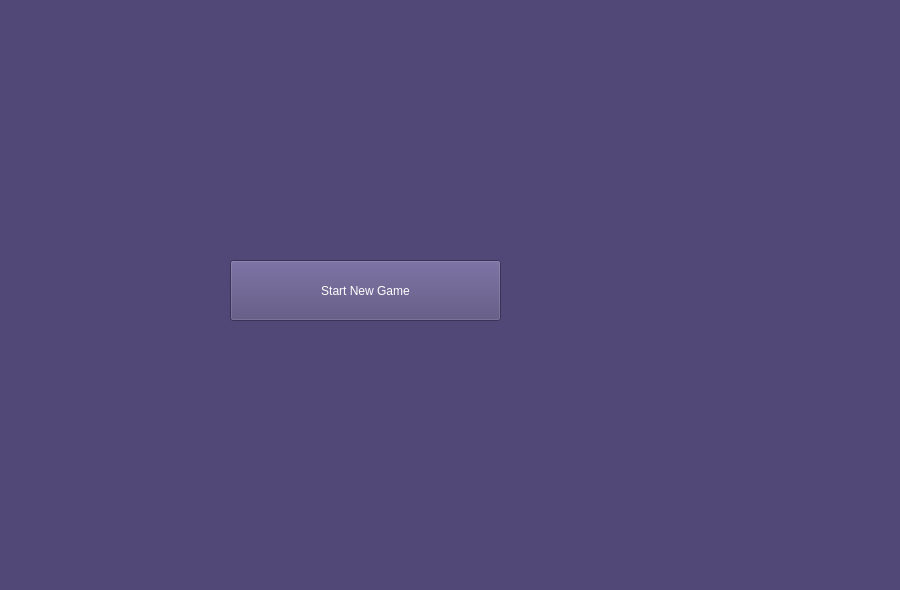
<?xml version="1.0" encoding="UTF-8"?>
<ui version="4.0">
 <class>Form</class>
 <widget class="QWidget" name="Form">
  <property name="geometry">
   <rect>
    <x>0</x>
    <y>0</y>
    <width>900</width>
    <height>590</height>
   </rect>
  </property>
  <property name="sizePolicy">
   <sizepolicy hsizetype="Fixed" vsizetype="Fixed">
    <horstretch>0</horstretch>
    <verstretch>0</verstretch>
   </sizepolicy>
  </property>
  <property name="maximumSize">
   <size>
    <width>900</width>
    <height>590</height>
   </size>
  </property>
  <property name="windowTitle">
   <string>Travellers</string>
  </property>
  <property name="windowOpacity">
   <double>1.000000000000000</double>
  </property>
  <property name="autoFillBackground">
   <bool>false</bool>
  </property>
  <property name="styleSheet">
   <string notr="true"/>
  </property>
  <widget class="QLabel" name="board">
   <property name="geometry">
    <rect>
     <x>0</x>
     <y>0</y>
     <width>1000</width>
     <height>591</height>
    </rect>
   </property>
   <property name="styleSheet">
    <string notr="true">background-color:rgb(82,72,120);margin-right:auto;</string>
   </property>
   <property name="text">
    <string/>
   </property>
   <property name="pixmap">
    <pixmap>img/board.svg</pixmap>
   </property>
  </widget>
  <widget class="QLabel" name="tile_13">
   <property name="geometry">
    <rect>
     <x>156</x>
     <y>334</y>
     <width>101</width>
     <height>111</height>
    </rect>
   </property>
   <property name="styleSheet">
    <string notr="true">background-color:none;</string>
   </property>
   <property name="text">
    <string/>
   </property>
   <property name="pixmap">
    <pixmap>img/tile.svg</pixmap>
   </property>
  </widget>
  <widget class="QLabel" name="tile_01">
   <property name="geometry">
    <rect>
     <x>205</x>
     <y>57</y>
     <width>101</width>
     <height>111</height>
    </rect>
   </property>
   <property name="styleSheet">
    <string notr="true">background-color:none;</string>
   </property>
   <property name="text">
    <string/>
   </property>
   <property name="pixmap">
    <pixmap>img/tile.svg</pixmap>
   </property>
  </widget>
  <widget class="QLabel" name="tile_02">
   <property name="geometry">
    <rect>
     <x>310</x>
     <y>58</y>
     <width>101</width>
     <height>111</height>
    </rect>
   </property>
   <property name="styleSheet">
    <string notr="true">background-color:none;</string>
   </property>
   <property name="text">
    <string/>
   </property>
   <property name="pixmap">
    <pixmap>img/tile.svg</pixmap>
   </property>
  </widget>
  <widget class="QLabel" name="tile_03">
   <property name="geometry">
    <rect>
     <x>416</x>
     <y>58</y>
     <width>101</width>
     <height>111</height>
    </rect>
   </property>
   <property name="styleSheet">
    <string notr="true">background-color:none;</string>
   </property>
   <property name="text">
    <string/>
   </property>
   <property name="pixmap">
    <pixmap>img/tile.svg</pixmap>
   </property>
  </widget>
  <widget class="QLabel" name="tile_04">
   <property name="geometry">
    <rect>
     <x>154</x>
     <y>151</y>
     <width>101</width>
     <height>111</height>
    </rect>
   </property>
   <property name="styleSheet">
    <string notr="true">background-color:none;</string>
   </property>
   <property name="text">
    <string/>
   </property>
   <property name="pixmap">
    <pixmap>img/tile.svg</pixmap>
   </property>
  </widget>
  <widget class="QLabel" name="tile_06">
   <property name="geometry">
    <rect>
     <x>363</x>
     <y>150</y>
     <width>101</width>
     <height>111</height>
    </rect>
   </property>
   <property name="styleSheet">
    <string notr="true">background-color:none;</string>
   </property>
   <property name="text">
    <string/>
   </property>
   <property name="pixmap">
    <pixmap>img/tile.svg</pixmap>
   </property>
  </widget>
  <widget class="QLabel" name="tile_05">
   <property name="geometry">
    <rect>
     <x>259</x>
     <y>150</y>
     <width>101</width>
     <height>111</height>
    </rect>
   </property>
   <property name="styleSheet">
    <string notr="true">background-color:none;</string>
   </property>
   <property name="text">
    <string/>
   </property>
   <property name="pixmap">
    <pixmap>img/tile.svg</pixmap>
   </property>
  </widget>
  <widget class="QLabel" name="tile_07">
   <property name="geometry">
    <rect>
     <x>468</x>
     <y>150</y>
     <width>101</width>
     <height>111</height>
    </rect>
   </property>
   <property name="styleSheet">
    <string notr="true">background-color:none;</string>
   </property>
   <property name="text">
    <string/>
   </property>
   <property name="pixmap">
    <pixmap>img/tile.svg</pixmap>
   </property>
  </widget>
  <widget class="QLabel" name="tile_09">
   <property name="geometry">
    <rect>
     <x>207</x>
     <y>242</y>
     <width>101</width>
     <height>111</height>
    </rect>
   </property>
   <property name="styleSheet">
    <string notr="true">background-color:none;</string>
   </property>
   <property name="text">
    <string/>
   </property>
   <property name="pixmap">
    <pixmap>img/tile.svg</pixmap>
   </property>
  </widget>
  <widget class="QLabel" name="tile_11">
   <property name="geometry">
    <rect>
     <x>416</x>
     <y>240</y>
     <width>101</width>
     <height>111</height>
    </rect>
   </property>
   <property name="styleSheet">
    <string notr="true">background-color:none;</string>
   </property>
   <property name="text">
    <string/>
   </property>
   <property name="pixmap">
    <pixmap>img/tile.svg</pixmap>
   </property>
  </widget>
  <widget class="QLabel" name="tile_08">
   <property name="geometry">
    <rect>
     <x>103</x>
     <y>241</y>
     <width>101</width>
     <height>111</height>
    </rect>
   </property>
   <property name="styleSheet">
    <string notr="true">background-color:none;</string>
   </property>
   <property name="text">
    <string/>
   </property>
   <property name="pixmap">
    <pixmap>img/tile.svg</pixmap>
   </property>
  </widget>
  <widget class="QLabel" name="tile_10">
   <property name="geometry">
    <rect>
     <x>311</x>
     <y>240</y>
     <width>101</width>
     <height>111</height>
    </rect>
   </property>
   <property name="styleSheet">
    <string notr="true">background-color:none;</string>
   </property>
   <property name="text">
    <string/>
   </property>
   <property name="pixmap">
    <pixmap>img/tile.svg</pixmap>
   </property>
  </widget>
  <widget class="QLabel" name="tile_12">
   <property name="geometry">
    <rect>
     <x>520</x>
     <y>241</y>
     <width>101</width>
     <height>111</height>
    </rect>
   </property>
   <property name="styleSheet">
    <string notr="true">background-color:none;</string>
   </property>
   <property name="text">
    <string/>
   </property>
   <property name="pixmap">
    <pixmap>img/tile.svg</pixmap>
   </property>
  </widget>
  <widget class="QLabel" name="tile_14">
   <property name="geometry">
    <rect>
     <x>259</x>
     <y>333</y>
     <width>101</width>
     <height>111</height>
    </rect>
   </property>
   <property name="styleSheet">
    <string notr="true">background-color:none;</string>
   </property>
   <property name="text">
    <string/>
   </property>
   <property name="pixmap">
    <pixmap>img/tile.svg</pixmap>
   </property>
  </widget>
  <widget class="QLabel" name="tile_19">
   <property name="geometry">
    <rect>
     <x>417</x>
     <y>424</y>
     <width>100</width>
     <height>111</height>
    </rect>
   </property>
   <property name="styleSheet">
    <string notr="true">background-color:none;</string>
   </property>
   <property name="text">
    <string/>
   </property>
   <property name="pixmap">
    <pixmap>img/tile.svg</pixmap>
   </property>
  </widget>
  <widget class="QLabel" name="tile_15">
   <property name="geometry">
    <rect>
     <x>363</x>
     <y>333</y>
     <width>100</width>
     <height>111</height>
    </rect>
   </property>
   <property name="styleSheet">
    <string notr="true">background-color:none;</string>
   </property>
   <property name="text">
    <string/>
   </property>
   <property name="pixmap">
    <pixmap>img/tile.svg</pixmap>
   </property>
  </widget>
  <widget class="QLabel" name="tile_16">
   <property name="geometry">
    <rect>
     <x>470</x>
     <y>334</y>
     <width>100</width>
     <height>111</height>
    </rect>
   </property>
   <property name="styleSheet">
    <string notr="true">background-color:none;</string>
   </property>
   <property name="text">
    <string/>
   </property>
   <property name="pixmap">
    <pixmap>img/tile.svg</pixmap>
   </property>
  </widget>
  <widget class="QLabel" name="tile_18">
   <property name="geometry">
    <rect>
     <x>313</x>
     <y>423</y>
     <width>100</width>
     <height>111</height>
    </rect>
   </property>
   <property name="styleSheet">
    <string notr="true">background-color:none;</string>
   </property>
   <property name="text">
    <string/>
   </property>
   <property name="pixmap">
    <pixmap>img/tile.svg</pixmap>
   </property>
  </widget>
  <widget class="QLabel" name="tile_17">
   <property name="geometry">
    <rect>
     <x>208</x>
     <y>422</y>
     <width>100</width>
     <height>111</height>
    </rect>
   </property>
   <property name="styleSheet">
    <string notr="true">background-color:none;</string>
   </property>
   <property name="text">
    <string/>
   </property>
   <property name="pixmap">
    <pixmap>img/tile.svg</pixmap>
   </property>
  </widget>
  <widget class="QPushButton" name="startGameButton">
   <property name="enabled">
    <bool>true</bool>
   </property>
   <property name="geometry">
    <rect>
     <x>230</x>
     <y>260</y>
     <width>271</width>
     <height>61</height>
    </rect>
   </property>
   <property name="styleSheet">
    <string notr="true">background-color:rgb(82,72,120);color:white;</string>
   </property>
   <property name="text">
    <string>Start New Game</string>
   </property>
   <property name="default">
    <bool>false</bool>
   </property>
   <property name="flat">
    <bool>false</bool>
   </property>
  </widget>
  <widget class="QLabel" name="edge07">
   <property name="geometry">
    <rect>
     <x>200</x>
     <y>87</y>
     <width>6</width>
     <height>51</height>
    </rect>
   </property>
   <property name="text">
    <string/>
   </property>
   <property name="pixmap">
    <pixmap>img/edge_straight.svg</pixmap>
   </property>
  </widget>
  <widget class="QLabel" name="edge08">
   <property name="geometry">
    <rect>
     <x>305</x>
     <y>88</y>
     <width>6</width>
     <height>51</height>
    </rect>
   </property>
   <property name="text">
    <string/>
   </property>
   <property name="pixmap">
    <pixmap>img/edge_straight.svg</pixmap>
   </property>
  </widget>
  <widget class="QLabel" name="edge01">
   <property name="geometry">
    <rect>
     <x>208</x>
     <y>52</y>
     <width>42</width>
     <height>28</height>
    </rect>
   </property>
   <property name="text">
    <string/>
   </property>
   <property name="pixmap">
    <pixmap>img/edge_lr.svg</pixmap>
   </property>
  </widget>
  <widget class="QLabel" name="edge13">
   <property name="geometry">
    <rect>
     <x>262</x>
     <y>144</y>
     <width>42</width>
     <height>28</height>
    </rect>
   </property>
   <property name="text">
    <string/>
   </property>
   <property name="pixmap">
    <pixmap>img/edge_lr.svg</pixmap>
   </property>
  </widget>
  <widget class="QLabel" name="edge12">
   <property name="geometry">
    <rect>
     <x>207</x>
     <y>144</y>
     <width>42</width>
     <height>28</height>
    </rect>
   </property>
   <property name="text">
    <string/>
   </property>
   <property name="pixmap">
    <pixmap>img/edge_rl.svg</pixmap>
   </property>
  </widget>
  <widget class="QLabel" name="edge02">
   <property name="geometry">
    <rect>
     <x>260</x>
     <y>53</y>
     <width>42</width>
     <height>28</height>
    </rect>
   </property>
   <property name="text">
    <string/>
   </property>
   <property name="pixmap">
    <pixmap>img/edge_rl.svg</pixmap>
   </property>
  </widget>
  <widget class="QLabel" name="edge25">
   <property name="geometry">
    <rect>
     <x>154</x>
     <y>235</y>
     <width>42</width>
     <height>28</height>
    </rect>
   </property>
   <property name="text">
    <string/>
   </property>
   <property name="pixmap">
    <pixmap>img/edge_rl.svg</pixmap>
   </property>
  </widget>
  <widget class="QLabel" name="edge42">
   <property name="geometry">
    <rect>
     <x>210</x>
     <y>330</y>
     <width>43</width>
     <height>26</height>
    </rect>
   </property>
   <property name="text">
    <string/>
   </property>
   <property name="pixmap">
    <pixmap>img/edge_rl.svg</pixmap>
   </property>
  </widget>
  <widget class="QLabel" name="edge57">
   <property name="geometry">
    <rect>
     <x>260</x>
     <y>417</y>
     <width>42</width>
     <height>28</height>
    </rect>
   </property>
   <property name="text">
    <string/>
   </property>
   <property name="pixmap">
    <pixmap>img/edge_rl.svg</pixmap>
   </property>
  </widget>
  <widget class="QLabel" name="edge59">
   <property name="geometry">
    <rect>
     <x>368</x>
     <y>420</y>
     <width>42</width>
     <height>28</height>
    </rect>
   </property>
   <property name="text">
    <string/>
   </property>
   <property name="pixmap">
    <pixmap>img/edge_rl.svg</pixmap>
   </property>
  </widget>
  <widget class="QLabel" name="edge46">
   <property name="geometry">
    <rect>
     <x>420</x>
     <y>330</y>
     <width>42</width>
     <height>28</height>
    </rect>
   </property>
   <property name="text">
    <string/>
   </property>
   <property name="pixmap">
    <pixmap>img/edge_rl.svg</pixmap>
   </property>
  </widget>
  <widget class="QLabel" name="edge44">
   <property name="geometry">
    <rect>
     <x>312</x>
     <y>326</y>
     <width>41</width>
     <height>31</height>
    </rect>
   </property>
   <property name="text">
    <string/>
   </property>
   <property name="pixmap">
    <pixmap>img/edge_rl.svg</pixmap>
   </property>
  </widget>
  <widget class="QLabel" name="edge27">
   <property name="geometry">
    <rect>
     <x>260</x>
     <y>236</y>
     <width>42</width>
     <height>28</height>
    </rect>
   </property>
   <property name="text">
    <string/>
   </property>
   <property name="pixmap">
    <pixmap>img/edge_rl.svg</pixmap>
   </property>
  </widget>
  <widget class="QLabel" name="edge14">
   <property name="geometry">
    <rect>
     <x>312</x>
     <y>144</y>
     <width>42</width>
     <height>28</height>
    </rect>
   </property>
   <property name="text">
    <string/>
   </property>
   <property name="pixmap">
    <pixmap>img/edge_rl.svg</pixmap>
   </property>
  </widget>
  <widget class="QLabel" name="edge16">
   <property name="geometry">
    <rect>
     <x>417</x>
     <y>145</y>
     <width>42</width>
     <height>28</height>
    </rect>
   </property>
   <property name="text">
    <string/>
   </property>
   <property name="pixmap">
    <pixmap>img/edge_rl.svg</pixmap>
   </property>
  </widget>
  <widget class="QLabel" name="edge61">
   <property name="geometry">
    <rect>
     <x>470</x>
     <y>418</y>
     <width>42</width>
     <height>28</height>
    </rect>
   </property>
   <property name="text">
    <string/>
   </property>
   <property name="pixmap">
    <pixmap>img/edge_rl.svg</pixmap>
   </property>
  </widget>
  <widget class="QLabel" name="edge48">
   <property name="geometry">
    <rect>
     <x>521</x>
     <y>327</y>
     <width>42</width>
     <height>28</height>
    </rect>
   </property>
   <property name="text">
    <string/>
   </property>
   <property name="pixmap">
    <pixmap>img/edge_rl.svg</pixmap>
   </property>
  </widget>
  <widget class="QLabel" name="edge33">
   <property name="geometry">
    <rect>
     <x>575</x>
     <y>235</y>
     <width>42</width>
     <height>28</height>
    </rect>
   </property>
   <property name="text">
    <string/>
   </property>
   <property name="pixmap">
    <pixmap>img/edge_rl.svg</pixmap>
   </property>
  </widget>
  <widget class="QLabel" name="edge06">
   <property name="geometry">
    <rect>
     <x>470</x>
     <y>53</y>
     <width>42</width>
     <height>28</height>
    </rect>
   </property>
   <property name="text">
    <string/>
   </property>
   <property name="pixmap">
    <pixmap>img/edge_rl.svg</pixmap>
   </property>
  </widget>
  <widget class="QLabel" name="edge04">
   <property name="geometry">
    <rect>
     <x>362</x>
     <y>51</y>
     <width>42</width>
     <height>28</height>
    </rect>
   </property>
   <property name="text">
    <string/>
   </property>
   <property name="pixmap">
    <pixmap>img/edge_rl.svg</pixmap>
   </property>
  </widget>
  <widget class="QLabel" name="edge18">
   <property name="geometry">
    <rect>
     <x>522</x>
     <y>145</y>
     <width>42</width>
     <height>28</height>
    </rect>
   </property>
   <property name="text">
    <string/>
   </property>
   <property name="pixmap">
    <pixmap>img/edge_rl.svg</pixmap>
   </property>
  </widget>
  <widget class="QLabel" name="edge31">
   <property name="geometry">
    <rect>
     <x>470</x>
     <y>236</y>
     <width>42</width>
     <height>28</height>
    </rect>
   </property>
   <property name="text">
    <string/>
   </property>
   <property name="pixmap">
    <pixmap>img/edge_rl.svg</pixmap>
   </property>
  </widget>
  <widget class="QLabel" name="edge29">
   <property name="geometry">
    <rect>
     <x>365</x>
     <y>236</y>
     <width>42</width>
     <height>28</height>
    </rect>
   </property>
   <property name="text">
    <string/>
   </property>
   <property name="pixmap">
    <pixmap>img/edge_rl.svg</pixmap>
   </property>
  </widget>
  <widget class="QLabel" name="edge09">
   <property name="geometry">
    <rect>
     <x>410</x>
     <y>90</y>
     <width>6</width>
     <height>51</height>
    </rect>
   </property>
   <property name="text">
    <string/>
   </property>
   <property name="pixmap">
    <pixmap>img/edge_straight.svg</pixmap>
   </property>
  </widget>
  <widget class="QLabel" name="edge10">
   <property name="geometry">
    <rect>
     <x>515</x>
     <y>90</y>
     <width>6</width>
     <height>51</height>
    </rect>
   </property>
   <property name="text">
    <string/>
   </property>
   <property name="pixmap">
    <pixmap>img/edge_straight.svg</pixmap>
   </property>
  </widget>
  <widget class="QLabel" name="edge39">
   <property name="geometry">
    <rect>
     <x>620</x>
     <y>273</y>
     <width>6</width>
     <height>51</height>
    </rect>
   </property>
   <property name="text">
    <string/>
   </property>
   <property name="pixmap">
    <pixmap>img/edge_straight.svg</pixmap>
   </property>
  </widget>
  <widget class="QLabel" name="edge66">
   <property name="geometry">
    <rect>
     <x>517</x>
     <y>453</y>
     <width>6</width>
     <height>51</height>
    </rect>
   </property>
   <property name="text">
    <string/>
   </property>
   <property name="pixmap">
    <pixmap>img/edge_straight.svg</pixmap>
   </property>
  </widget>
  <widget class="QLabel" name="edge54">
   <property name="geometry">
    <rect>
     <x>569</x>
     <y>365</y>
     <width>6</width>
     <height>51</height>
    </rect>
   </property>
   <property name="text">
    <string/>
   </property>
   <property name="pixmap">
    <pixmap>img/edge_straight.svg</pixmap>
   </property>
  </widget>
  <widget class="QLabel" name="edge65">
   <property name="geometry">
    <rect>
     <x>412</x>
     <y>455</y>
     <width>6</width>
     <height>51</height>
    </rect>
   </property>
   <property name="text">
    <string/>
   </property>
   <property name="pixmap">
    <pixmap>img/edge_straight.svg</pixmap>
   </property>
  </widget>
  <widget class="QLabel" name="edge64">
   <property name="geometry">
    <rect>
     <x>307</x>
     <y>452</y>
     <width>6</width>
     <height>51</height>
    </rect>
   </property>
   <property name="text">
    <string/>
   </property>
   <property name="pixmap">
    <pixmap>img/edge_straight.svg</pixmap>
   </property>
  </widget>
  <widget class="QLabel" name="edge52">
   <property name="geometry">
    <rect>
     <x>358</x>
     <y>360</y>
     <width>6</width>
     <height>51</height>
    </rect>
   </property>
   <property name="text">
    <string/>
   </property>
   <property name="pixmap">
    <pixmap>img/edge_straight.svg</pixmap>
   </property>
  </widget>
  <widget class="QLabel" name="edge51">
   <property name="geometry">
    <rect>
     <x>254</x>
     <y>362</y>
     <width>6</width>
     <height>51</height>
    </rect>
   </property>
   <property name="text">
    <string/>
   </property>
   <property name="pixmap">
    <pixmap>img/edge_straight.svg</pixmap>
   </property>
  </widget>
  <widget class="QLabel" name="edge35">
   <property name="geometry">
    <rect>
     <x>201</x>
     <y>270</y>
     <width>6</width>
     <height>51</height>
    </rect>
   </property>
   <property name="text">
    <string/>
   </property>
   <property name="pixmap">
    <pixmap>img/edge_straight.svg</pixmap>
   </property>
  </widget>
  <widget class="QLabel" name="eddge36">
   <property name="geometry">
    <rect>
     <x>306</x>
     <y>270</y>
     <width>6</width>
     <height>51</height>
    </rect>
   </property>
   <property name="text">
    <string/>
   </property>
   <property name="pixmap">
    <pixmap>img/edge_straight.svg</pixmap>
   </property>
  </widget>
  <widget class="QLabel" name="edge37">
   <property name="geometry">
    <rect>
     <x>410</x>
     <y>270</y>
     <width>6</width>
     <height>51</height>
    </rect>
   </property>
   <property name="text">
    <string/>
   </property>
   <property name="pixmap">
    <pixmap>img/edge_straight.svg</pixmap>
   </property>
  </widget>
  <widget class="QLabel" name="edge38">
   <property name="geometry">
    <rect>
     <x>515</x>
     <y>270</y>
     <width>6</width>
     <height>51</height>
    </rect>
   </property>
   <property name="text">
    <string/>
   </property>
   <property name="pixmap">
    <pixmap>img/edge_straight.svg</pixmap>
   </property>
  </widget>
  <widget class="QLabel" name="edge22">
   <property name="geometry">
    <rect>
     <x>463</x>
     <y>180</y>
     <width>6</width>
     <height>51</height>
    </rect>
   </property>
   <property name="text">
    <string/>
   </property>
   <property name="pixmap">
    <pixmap>img/edge_straight.svg</pixmap>
   </property>
  </widget>
  <widget class="QLabel" name="edge21">
   <property name="geometry">
    <rect>
     <x>358</x>
     <y>180</y>
     <width>6</width>
     <height>51</height>
    </rect>
   </property>
   <property name="text">
    <string/>
   </property>
   <property name="pixmap">
    <pixmap>img/edge_straight.svg</pixmap>
   </property>
  </widget>
  <widget class="QLabel" name="edge20">
   <property name="geometry">
    <rect>
     <x>253</x>
     <y>180</y>
     <width>6</width>
     <height>51</height>
    </rect>
   </property>
   <property name="text">
    <string/>
   </property>
   <property name="pixmap">
    <pixmap>img/edge_straight.svg</pixmap>
   </property>
  </widget>
  <widget class="QLabel" name="edge53">
   <property name="geometry">
    <rect>
     <x>463</x>
     <y>362</y>
     <width>6</width>
     <height>51</height>
    </rect>
   </property>
   <property name="text">
    <string/>
   </property>
   <property name="pixmap">
    <pixmap>img/edge_straight.svg</pixmap>
   </property>
  </widget>
  <widget class="QLabel" name="edge19">
   <property name="geometry">
    <rect>
     <x>147</x>
     <y>180</y>
     <width>6</width>
     <height>51</height>
    </rect>
   </property>
   <property name="text">
    <string/>
   </property>
   <property name="pixmap">
    <pixmap>img/edge_straight.svg</pixmap>
   </property>
  </widget>
  <widget class="QLabel" name="edge34">
   <property name="geometry">
    <rect>
     <x>96</x>
     <y>270</y>
     <width>6</width>
     <height>51</height>
    </rect>
   </property>
   <property name="text">
    <string/>
   </property>
   <property name="pixmap">
    <pixmap>img/edge_straight.svg</pixmap>
   </property>
  </widget>
  <widget class="QLabel" name="edge50">
   <property name="geometry">
    <rect>
     <x>150</x>
     <y>363</y>
     <width>6</width>
     <height>51</height>
    </rect>
   </property>
   <property name="text">
    <string/>
   </property>
   <property name="pixmap">
    <pixmap>img/edge_straight.svg</pixmap>
   </property>
  </widget>
  <widget class="QLabel" name="edge63">
   <property name="geometry">
    <rect>
     <x>201</x>
     <y>452</y>
     <width>6</width>
     <height>51</height>
    </rect>
   </property>
   <property name="text">
    <string/>
   </property>
   <property name="pixmap">
    <pixmap>img/edge_straight.svg</pixmap>
   </property>
  </widget>
  <widget class="QLabel" name="edge41">
   <property name="geometry">
    <rect>
     <x>160</x>
     <y>327</y>
     <width>42</width>
     <height>28</height>
    </rect>
   </property>
   <property name="text">
    <string/>
   </property>
   <property name="pixmap">
    <pixmap>img/edge_lr.svg</pixmap>
   </property>
  </widget>
  <widget class="QLabel" name="edge56">
   <property name="geometry">
    <rect>
     <x>210</x>
     <y>420</y>
     <width>42</width>
     <height>28</height>
    </rect>
   </property>
   <property name="text">
    <string/>
   </property>
   <property name="pixmap">
    <pixmap>img/edge_lr.svg</pixmap>
   </property>
  </widget>
  <widget class="QLabel" name="edge68">
   <property name="geometry">
    <rect>
     <x>262</x>
     <y>510</y>
     <width>42</width>
     <height>28</height>
    </rect>
   </property>
   <property name="text">
    <string/>
   </property>
   <property name="pixmap">
    <pixmap>img/edge_lr.svg</pixmap>
   </property>
  </widget>
  <widget class="QLabel" name="edge70">
   <property name="geometry">
    <rect>
     <x>367</x>
     <y>511</y>
     <width>42</width>
     <height>28</height>
    </rect>
   </property>
   <property name="text">
    <string/>
   </property>
   <property name="pixmap">
    <pixmap>img/edge_lr.svg</pixmap>
   </property>
  </widget>
  <widget class="QLabel" name="edge58">
   <property name="geometry">
    <rect>
     <x>312</x>
     <y>420</y>
     <width>42</width>
     <height>28</height>
    </rect>
   </property>
   <property name="text">
    <string/>
   </property>
   <property name="pixmap">
    <pixmap>img/edge_lr.svg</pixmap>
   </property>
  </widget>
  <widget class="QLabel" name="edge43">
   <property name="geometry">
    <rect>
     <x>260</x>
     <y>330</y>
     <width>42</width>
     <height>26</height>
    </rect>
   </property>
   <property name="text">
    <string/>
   </property>
   <property name="pixmap">
    <pixmap>img/edge_lr.svg</pixmap>
   </property>
  </widget>
  <widget class="QLabel" name="edge26">
   <property name="geometry">
    <rect>
     <x>210</x>
     <y>237</y>
     <width>42</width>
     <height>28</height>
    </rect>
   </property>
   <property name="text">
    <string/>
   </property>
   <property name="pixmap">
    <pixmap>img/edge_lr.svg</pixmap>
   </property>
  </widget>
  <widget class="QLabel" name="edge24">
   <property name="geometry">
    <rect>
     <x>104</x>
     <y>237</y>
     <width>42</width>
     <height>28</height>
    </rect>
   </property>
   <property name="text">
    <string/>
   </property>
   <property name="pixmap">
    <pixmap>img/edge_lr.svg</pixmap>
   </property>
  </widget>
  <widget class="QLabel" name="edge47">
   <property name="geometry">
    <rect>
     <x>470</x>
     <y>330</y>
     <width>42</width>
     <height>28</height>
    </rect>
   </property>
   <property name="text">
    <string/>
   </property>
   <property name="pixmap">
    <pixmap>img/edge_lr.svg</pixmap>
   </property>
  </widget>
  <widget class="QLabel" name="edge32">
   <property name="geometry">
    <rect>
     <x>525</x>
     <y>235</y>
     <width>42</width>
     <height>28</height>
    </rect>
   </property>
   <property name="text">
    <string/>
   </property>
   <property name="pixmap">
    <pixmap>img/edge_lr.svg</pixmap>
   </property>
  </widget>
  <widget class="QLabel" name="edge17">
   <property name="geometry">
    <rect>
     <x>470</x>
     <y>145</y>
     <width>42</width>
     <height>28</height>
    </rect>
   </property>
   <property name="text">
    <string/>
   </property>
   <property name="pixmap">
    <pixmap>img/edge_lr.svg</pixmap>
   </property>
  </widget>
  <widget class="QLabel" name="edge15">
   <property name="geometry">
    <rect>
     <x>366</x>
     <y>144</y>
     <width>42</width>
     <height>28</height>
    </rect>
   </property>
   <property name="text">
    <string/>
   </property>
   <property name="pixmap">
    <pixmap>img/edge_lr.svg</pixmap>
   </property>
  </widget>
  <widget class="QLabel" name="edge30">
   <property name="geometry">
    <rect>
     <x>418</x>
     <y>236</y>
     <width>42</width>
     <height>28</height>
    </rect>
   </property>
   <property name="text">
    <string/>
   </property>
   <property name="pixmap">
    <pixmap>img/edge_lr.svg</pixmap>
   </property>
  </widget>
  <widget class="QLabel" name="edge11">
   <property name="geometry">
    <rect>
     <x>154</x>
     <y>147</y>
     <width>42</width>
     <height>28</height>
    </rect>
   </property>
   <property name="text">
    <string/>
   </property>
   <property name="pixmap">
    <pixmap>img/edge_lr.svg</pixmap>
   </property>
  </widget>
  <widget class="QLabel" name="edge60">
   <property name="geometry">
    <rect>
     <x>418</x>
     <y>420</y>
     <width>42</width>
     <height>28</height>
    </rect>
   </property>
   <property name="text">
    <string/>
   </property>
   <property name="pixmap">
    <pixmap>img/edge_lr.svg</pixmap>
   </property>
  </widget>
  <widget class="QLabel" name="edge72">
   <property name="geometry">
    <rect>
     <x>470</x>
     <y>510</y>
     <width>42</width>
     <height>28</height>
    </rect>
   </property>
   <property name="text">
    <string/>
   </property>
   <property name="pixmap">
    <pixmap>img/edge_lr.svg</pixmap>
   </property>
  </widget>
  <widget class="QLabel" name="edge62">
   <property name="geometry">
    <rect>
     <x>524</x>
     <y>422</y>
     <width>42</width>
     <height>28</height>
    </rect>
   </property>
   <property name="text">
    <string/>
   </property>
   <property name="pixmap">
    <pixmap>img/edge_lr.svg</pixmap>
   </property>
  </widget>
  <widget class="QLabel" name="edge49">
   <property name="geometry">
    <rect>
     <x>576</x>
     <y>328</y>
     <width>42</width>
     <height>28</height>
    </rect>
   </property>
   <property name="text">
    <string/>
   </property>
   <property name="pixmap">
    <pixmap>img/edge_lr.svg</pixmap>
   </property>
  </widget>
  <widget class="QLabel" name="edge05">
   <property name="geometry">
    <rect>
     <x>416</x>
     <y>52</y>
     <width>42</width>
     <height>28</height>
    </rect>
   </property>
   <property name="text">
    <string/>
   </property>
   <property name="pixmap">
    <pixmap>img/edge_lr.svg</pixmap>
   </property>
  </widget>
  <widget class="QLabel" name="edge03">
   <property name="geometry">
    <rect>
     <x>313</x>
     <y>53</y>
     <width>42</width>
     <height>28</height>
    </rect>
   </property>
   <property name="text">
    <string/>
   </property>
   <property name="pixmap">
    <pixmap>img/edge_lr.svg</pixmap>
   </property>
  </widget>
  <widget class="QLabel" name="edge28">
   <property name="geometry">
    <rect>
     <x>315</x>
     <y>235</y>
     <width>42</width>
     <height>28</height>
    </rect>
   </property>
   <property name="text">
    <string/>
   </property>
   <property name="pixmap">
    <pixmap>img/edge_lr.svg</pixmap>
   </property>
  </widget>
  <widget class="QLabel" name="edge45">
   <property name="geometry">
    <rect>
     <x>364</x>
     <y>329</y>
     <width>41</width>
     <height>28</height>
    </rect>
   </property>
   <property name="text">
    <string/>
   </property>
   <property name="pixmap">
    <pixmap>img/edge_lr.svg</pixmap>
   </property>
  </widget>
  <widget class="QLabel" name="edge40">
   <property name="geometry">
    <rect>
     <x>102</x>
     <y>329</y>
     <width>42</width>
     <height>28</height>
    </rect>
   </property>
   <property name="text">
    <string/>
   </property>
   <property name="pixmap">
    <pixmap>img/edge_rl.svg</pixmap>
   </property>
  </widget>
  <widget class="QLabel" name="edge67">
   <property name="geometry">
    <rect>
     <x>210</x>
     <y>510</y>
     <width>42</width>
     <height>28</height>
    </rect>
   </property>
   <property name="text">
    <string/>
   </property>
   <property name="pixmap">
    <pixmap>img/edge_rl.svg</pixmap>
   </property>
  </widget>
  <widget class="QLabel" name="edge55">
   <property name="geometry">
    <rect>
     <x>157</x>
     <y>421</y>
     <width>42</width>
     <height>28</height>
    </rect>
   </property>
   <property name="text">
    <string/>
   </property>
   <property name="pixmap">
    <pixmap>img/edge_rl.svg</pixmap>
   </property>
  </widget>
  <widget class="QLabel" name="edge69">
   <property name="geometry">
    <rect>
     <x>315</x>
     <y>510</y>
     <width>42</width>
     <height>28</height>
    </rect>
   </property>
   <property name="text">
    <string/>
   </property>
   <property name="pixmap">
    <pixmap>img/edge_rl.svg</pixmap>
   </property>
  </widget>
  <widget class="QLabel" name="edge71">
   <property name="geometry">
    <rect>
     <x>420</x>
     <y>510</y>
     <width>42</width>
     <height>28</height>
    </rect>
   </property>
   <property name="text">
    <string/>
   </property>
   <property name="pixmap">
    <pixmap>img/edge_rl.svg</pixmap>
   </property>
  </widget>
  <widget class="QLabel" name="edge23">
   <property name="geometry">
    <rect>
     <x>567</x>
     <y>180</y>
     <width>6</width>
     <height>51</height>
    </rect>
   </property>
   <property name="text">
    <string/>
   </property>
   <property name="pixmap">
    <pixmap>img/edge_straight.svg</pixmap>
   </property>
  </widget>
  <zorder>board</zorder>
  <zorder>tile_13</zorder>
  <zorder>tile_01</zorder>
  <zorder>tile_02</zorder>
  <zorder>tile_03</zorder>
  <zorder>tile_04</zorder>
  <zorder>tile_06</zorder>
  <zorder>tile_05</zorder>
  <zorder>tile_07</zorder>
  <zorder>tile_09</zorder>
  <zorder>tile_11</zorder>
  <zorder>tile_08</zorder>
  <zorder>tile_10</zorder>
  <zorder>tile_12</zorder>
  <zorder>tile_14</zorder>
  <zorder>tile_19</zorder>
  <zorder>tile_15</zorder>
  <zorder>tile_16</zorder>
  <zorder>tile_18</zorder>
  <zorder>tile_17</zorder>
  <zorder>edge07</zorder>
  <zorder>edge08</zorder>
  <zorder>edge01</zorder>
  <zorder>edge13</zorder>
  <zorder>edge12</zorder>
  <zorder>edge02</zorder>
  <zorder>edge25</zorder>
  <zorder>edge42</zorder>
  <zorder>edge57</zorder>
  <zorder>edge59</zorder>
  <zorder>edge46</zorder>
  <zorder>edge44</zorder>
  <zorder>edge27</zorder>
  <zorder>edge14</zorder>
  <zorder>edge16</zorder>
  <zorder>edge61</zorder>
  <zorder>edge48</zorder>
  <zorder>edge33</zorder>
  <zorder>edge06</zorder>
  <zorder>edge04</zorder>
  <zorder>edge18</zorder>
  <zorder>edge31</zorder>
  <zorder>edge29</zorder>
  <zorder>edge09</zorder>
  <zorder>edge10</zorder>
  <zorder>edge39</zorder>
  <zorder>edge66</zorder>
  <zorder>edge54</zorder>
  <zorder>edge65</zorder>
  <zorder>edge64</zorder>
  <zorder>edge52</zorder>
  <zorder>edge51</zorder>
  <zorder>edge35</zorder>
  <zorder>eddge36</zorder>
  <zorder>edge37</zorder>
  <zorder>edge38</zorder>
  <zorder>edge22</zorder>
  <zorder>edge21</zorder>
  <zorder>edge20</zorder>
  <zorder>edge53</zorder>
  <zorder>edge19</zorder>
  <zorder>edge34</zorder>
  <zorder>edge50</zorder>
  <zorder>edge63</zorder>
  <zorder>edge41</zorder>
  <zorder>edge56</zorder>
  <zorder>edge68</zorder>
  <zorder>edge70</zorder>
  <zorder>edge58</zorder>
  <zorder>edge43</zorder>
  <zorder>edge26</zorder>
  <zorder>edge24</zorder>
  <zorder>edge47</zorder>
  <zorder>edge32</zorder>
  <zorder>edge17</zorder>
  <zorder>edge15</zorder>
  <zorder>edge30</zorder>
  <zorder>edge11</zorder>
  <zorder>edge60</zorder>
  <zorder>edge72</zorder>
  <zorder>edge62</zorder>
  <zorder>edge49</zorder>
  <zorder>edge05</zorder>
  <zorder>edge03</zorder>
  <zorder>edge28</zorder>
  <zorder>edge45</zorder>
  <zorder>edge40</zorder>
  <zorder>edge67</zorder>
  <zorder>edge55</zorder>
  <zorder>edge69</zorder>
  <zorder>edge71</zorder>
  <zorder>edge23</zorder>
  <zorder>startGameButton</zorder>
 </widget>
 <resources/>
 <connections/>
</ui>
